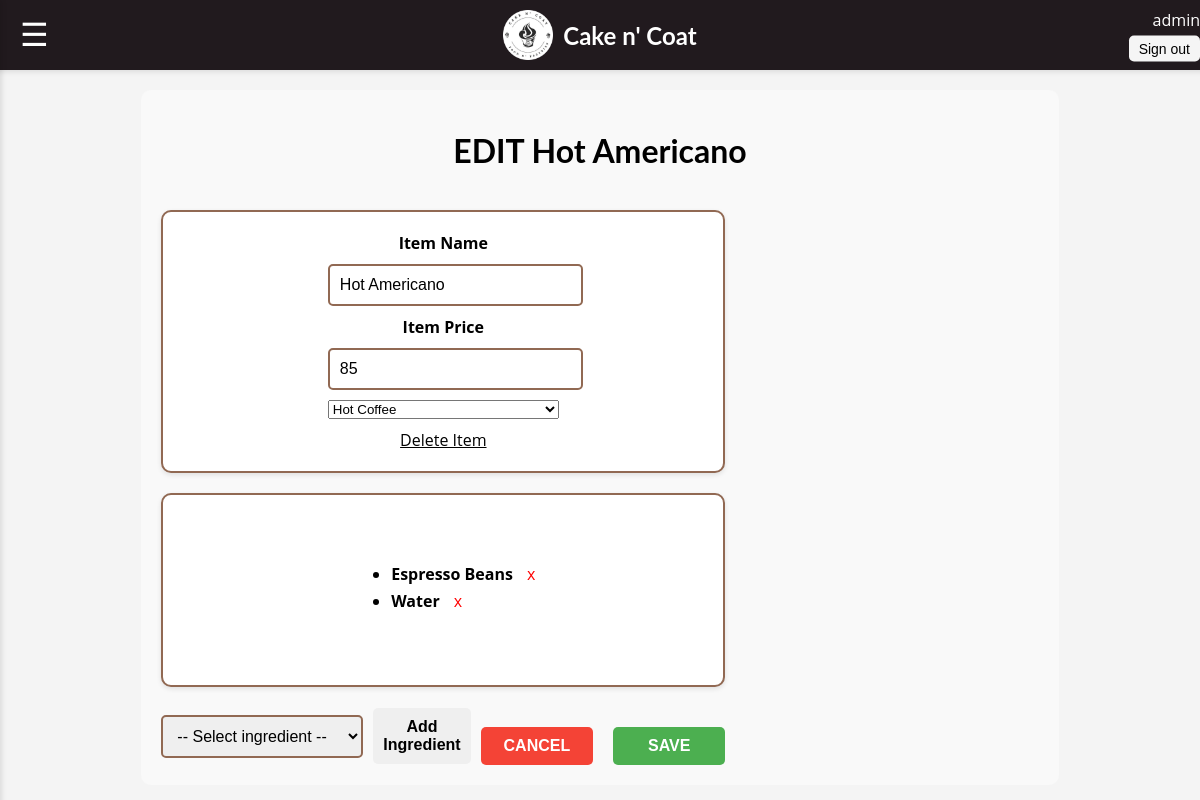
The app's page /editmenu.php?fid=1 (signed in) with its own data.
### tables this page shows
CREATE TABLE `menu` (
  `food_id` int(3) NOT NULL,
  `food_name` varchar(100) NOT NULL,
  `price` double NOT NULL,
  `availability` varchar(100) NOT NULL,
  `category` enum('hot coffee','iced coffee','non coffee','sandwich','pastry','pasta','specialty','grilled','stewed') NOT NULL
);

CREATE TABLE `inventory_item` (
  `id` int(11) NOT NULL,
  `category_id` int(11) NOT NULL,
  `name` varchar(100) NOT NULL,
  `quantity` decimal(10,2) DEFAULT 0.00,
  `unit` varchar(20) NOT NULL
);

### editmenu.php (the view, shortened to what this page needs)
<?php
include("database/db.php");
$fid = intval($_GET['fid'] ?? 0);
$name = "";
$price = 0;
$Query = "SELECT * FROM menu WHERE food_id = $fid";
$Result = $conn->query($Query);
if ($Result->num_rows > 0) {
    $Row = $Result->fetch_assoc();
    $name = $Row['food_name'];
    $price = $Row['price'];
    $category = $Row['category'];
} else {
    die("Menu item not found.");
}
$ingredientsQuery = "SELECT ii.id, ii.name
                     FROM inv_menu im
                     JOIN inventory_item ii ON im.inv_id = ii.id
                     WHERE im.fid = $fid";
$ingredientResults = $conn->query($ingredientsQuery);
?>
<!DOCTYPE html>
<html lang="en">
<head>
    <link rel="stylesheet" href="assets/css/dashboard.css" type="text/css" />
</head>
<body>
    <div class="header">
        <div class="menu-icon-button">
            <button id="menu-toggle">&#9776;</button>
        </div>
        <img src="Images/cnclogo.png" alt="Logo" class="logo">
        <div class="brand-name">Cake n' Coat</div>
        <div class="username">
            <?php echo htmlspecialchars($_SESSION['user']); ?>
            <div><button id="signOut">Sign out</button></div>
        </div>
    </div>
    <div class="edit-menu-item-container">
    <h1 class="edit-menu-item-header">EDIT <?php echo $name?></h1>
<form method="POST" action="actions/upitem.php">
        <div class="edit-left-section">
            <div class="edit-box">
                <div class="edit-menu-item-form">
                    <label for="name"><strong>Item Name</strong></label>
                    <input type="text" name ="name" value="<?php echo $name?>" id="edit-item-name">
                    <label for="name"><strong>Item Price</strong></label>
                    <input type="number" name ="price" value="<?php echo $price?>" id="edit-item-price">
                    <select name="category">
                        <option value="hot coffee" <?= ($category == 'hot coffee') ? 'selected' : '' ?>>Hot Coffee</option>
                    </select>
                    <a href="actions/deleteitem.php?food_id=<?= $fid ?>"
                        onclick="return confirm('Are you sure you want to delete this item?');"
                        class="edit-remove-link"
                        style="color: black; text-decoration: underline;">
                        Delete Item
                    </a>
                </div>
            </div>
        <div class="edit-box edit-ingredients-section">
    <ul class="ingredient-list" id="ingredient-list">
        <?php
        if ($ingredientResults->num_rows > 0) {
            while ($ing = $ingredientResults->fetch_assoc()) {
                $id = intval($ing['id']);
                $iname = htmlspecialchars($ing['name']);
                echo "<li data-id='$id'>
                        <span class='ingredient-name'>$iname</span>
                        <span class='ingredient-remove' title='Remove'>x</span>
                        <input type='hidden' name='ingredients[]' value='$id' />
                      </li>";
            }
        } else {
            echo "<li>No ingredients added yet.</li>";
        }
        ?>
    </ul>
</div>
            <div class="edit-ingredient-actions">
    <select id="ingredient-select">
        <option value="">-- Select ingredient --</option>
    </select>
    <button type="button" id="add-ingredient-btn">Add Ingredient</button>
        <div class="edit-menu-item-buttons">
            <button type="button" class="edit-cancel-btn">CANCEL</button>
            <button class="edit-save-btn">SAVE</button>
        </div>
    </div>
</form>
</body>
</html>

### assets/css/dashboard.css (style rules this page uses)
body { font-family: 'Open Sans', Arial, sans-serif; display: flex; flex-direction: column; align-items: center; height: 100vh; margin: 0; background-color: #f4f4f4; }
.header { width: 100%; display: flex; justify-content: center; align-items: center; padding: 10px; background-color:#211a1e; box-shadow: 0px 2px 5px rgba(0, 0, 0, 0.1); position: relative; }
.menu-icon-button { position: absolute; left: 10px; top: 50%; transform: translateY(-50%); }
.menu-icon-button button { font-size: 32px; background: none; border: none; color: white; cursor: pointer; letter-spacing: 5px; padding: 10px 20px; }
.logo { width: 50px; height: auto; margin-right: 10px; }
.brand-name { font-family: 'Lato', Arial, sans-serif; font-weight: bold; font-size: 24px; color: white; }
.username { position: absolute; right: 10px; top: 50%; transform: translateY(-50%); font-size: 16px; color: white; display: flex; flex-direction: column; align-items: flex-end; }
.username button { margin-top: 5px; padding: 5px 10px; font-size: 14px; background-color: #f5f5f5; color: rgb(0, 0, 0); border: none; border-radius: 5px; cursor: pointer; transition: background-color 0.3s; }
h1, h2, h3, h4, h5, h6 { font-family: 'Lato', Arial, sans-serif; }
.brand-name { color: white; }
.ingredient-name { font-weight: bold; color: #000; }
.edit-menu-item-container { display: flex; flex-wrap: wrap; justify-content: space-between; gap: 20px; padding: 20px; background-color: #f9f9f9; border-radius: 10px; max-width: 900px; margin: 20px auto; text-align: center; }
.edit-menu-item-header { font-size: 32px; font-weight: bold; margin-bottom: 20px; width: 100%; }
.edit-left-section { display: flex; flex-direction: column; gap: 20px; flex: 1; }
.edit-box { min-height: 150px; display: flex; align-items: center; justify-content: center; border: 2px solid #916953; border-radius: 10px; padding: 20px; background-color: #fff; box-shadow: 0px 2px 5px rgba(0, 0, 0, 0.1); }
.edit-menu-item-form { display: flex; flex-direction: column; gap: 10px; }
.edit-menu-item-form input { padding: 10px; font-size: 16px; border: 2px solid #916953; border-radius: 5px; width: 100%; }
.edit-ingredients-section { flex: 1; text-align: left; }
.edit-ingredient-actions { display: flex; align-items: center; gap: 10px; }
.edit-ingredient-actions select { padding: 10px; font-size: 16px; border: 2px solid #916953; border-radius: 5px; }
.edit-ingredient-actions button { padding: 10px; font-size: 16px; font-weight: bold; border: none; border-radius: 5px; cursor: pointer; transition: background-color 0.3s; }
.edit-menu-item-buttons { display: flex; justify-content: space-between; gap: 20px; width: 100%; margin-top: 20px; }
.edit-menu-item-buttons button { flex: 1; padding: 10px 20px; font-size: 16px; font-weight: bold; border: none; border-radius: 5px; cursor: pointer; transition: background-color 0.3s; }
.edit-cancel-btn { background-color: #f44336; color: white; }
.edit-save-btn { background-color: #4caf50; color: white; }

### editmenu.php (style rules this page uses)
.ingredient-list li { margin-bottom: 5px; }
.ingredient-remove { cursor: pointer; color: red; margin-left: 10px; }

### records on screen
menu: food_name "Hot Americano", name "Hot Americano", price "85", category "Hot Coffee"
inventory_item: name "Espresso Beans"
inventory_item: name "Water"

### other values on screen
$_SESSION['user'] "admin"
